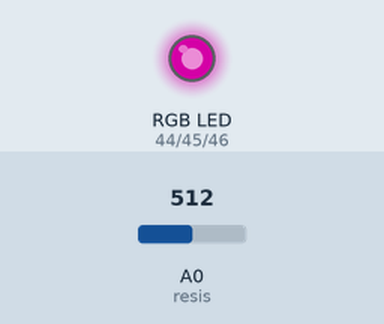
Recording of a sketch running on a simulated Arduino Mega 2560, built with avr-gcc and run on an emulated ATmega2560. On the bench: an RGB LED mixed from three pins (HIGH = lit). The test bench sets the inputs (shaded band); at power-on: A0 (resis) = 512. Dim RGB values are drawn brighter than linear.

Above: at 1.2 s.
1.3 s: A0 (resis) set to 716
At 2.5 s:
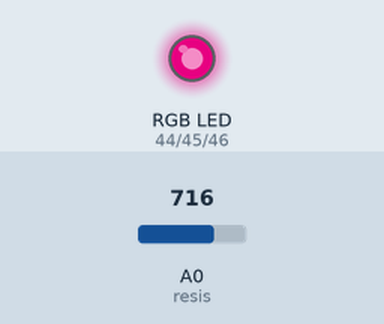
2.8 s: A0 (resis) set to 900
At 3.8 s:
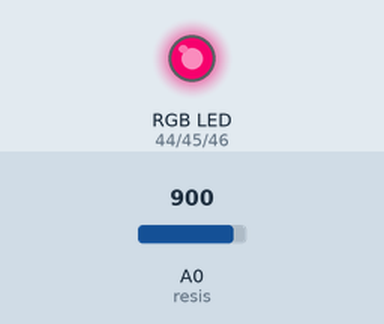
4.3 s: A0 (resis) set to 122
At 4.9 s:
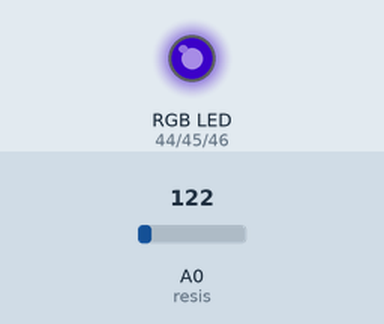
5.8 s: A0 (resis) set to 0
At 7.0 s:
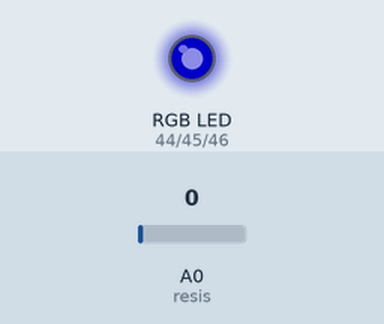
Timing chart, 0 to 8.3 s (numbered marks = the images above; inputs shaded):
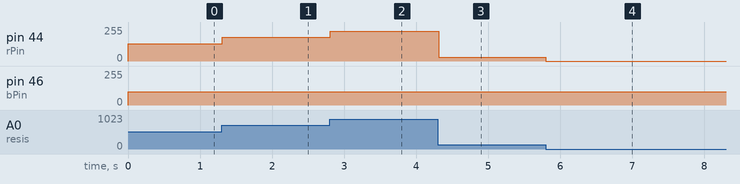

The sketch:

LAB_4_S.ino
```cpp
int  resis = A0, rPin = 44, gPin = 45, bPin = 46;
void setup( ) {
    pinMode(rPin, OUTPUT);
    pinMode(gPin, OUTPUT);
    pinMode(bPin, OUTPUT);

    pinMode(resis, INPUT);
}

void loop( ) {
    analogWrite(rPin, analogRead(resis) / 4);
    analogWrite(gPin, 0);
    analogWrite(bPin, 100);
    delay(10);
}
```

Measured:
- after the input at 1.3 s, pin 44 (rPin): 128/255 → 179/255 at once
- after the input at 2.8 s, pin 44 (rPin): 179/255 → 225/255 at once
- after the input at 4.3 s, pin 44 (rPin): 225/255 → 30/255 at once
- after the input at 5.8 s, pin 44 (rPin): 30/255 → 0/255 at once
